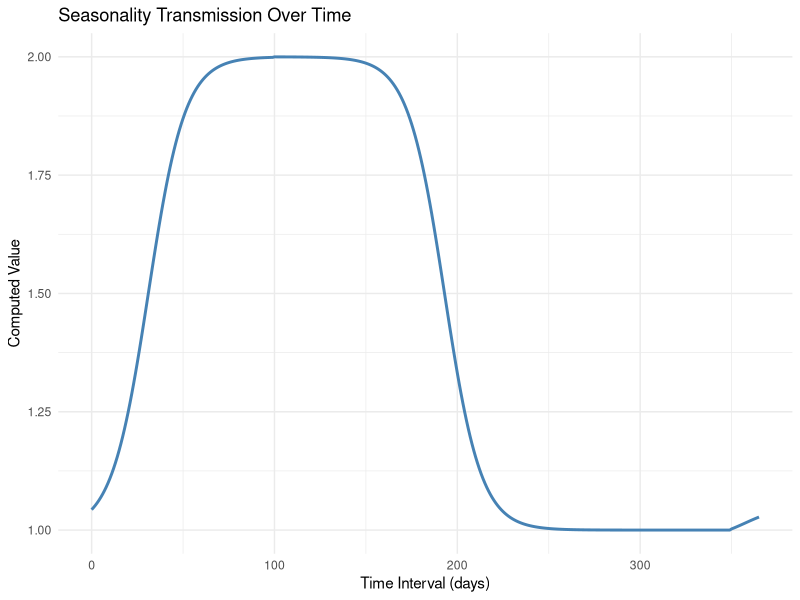

The R script that drew this image:
#=======================================================================================================================#
#                                               Control Variables:
#=======================================================================================================================#
# Validation Variable
check_initVal<- FALSE
check_season <- TRUE
check_PFG    <- FALSE
check_PFA    <- FALSE
check_nPFG   <- FALSE
check_nPFA   <- FALSE
print_head   <- FALSE
print_tail   <- TRUE

# Experimental Variables
seasons_calc <- FALSE
migrate_out  <- TRUE

#=======================================================================================================================#
#                                                   Libraries:
#=======================================================================================================================#
library(ggplot2)
library(deSolve)

#=======================================================================================================================#
#                                                   Populations:
#=======================================================================================================================#
colony_num            <- 20                                         # Number of colonies on the island

total_gentoo          <- 200000 / colony_num                        # Total Gentoo population [Source: 1]
ResPer_gentoo         <- 1                                          # Percent of Gentoo that are resident to the island [Source: 1]
Res_gentoo            <- total_gentoo * ResPer_gentoo               # Calculate the number of resident Gentoo
gentoo_migrate_in     <- total_gentoo * (1 - ResPer_gentoo)         # Calculate the number of migratory Gentoo

total_preds           <- 74000 / colony_num                         # Total predator population [Source: 1]
ResPer_preds          <- 0.1                                        # Percent of predator that are resident to the island [Source: 1]
Res_preds             <- total_preds * ResPer_preds                 # Calculate the number of resident predators 
preds_migrate_in      <- total_preds * (1 - ResPer_preds)           # Calculate the number of migratory predators
prev_infection_preds  <- 0.00                                       # Rate at which arriving predators are infected


total_albatross       <- 951000 / colony_num                        # Total Albatross population [Source: 1]
ResPer_albatross      <- 0                                          # Percent of Albatross that are resident to the island [Source: 1]
Res_albatross         <- total_albatross * ResPer_albatross         # Resident Albatross 
albatross_migrate_in  <- total_albatross * (1 - ResPer_albatross)   # 100% of albatross are migratory
prev_infection_albs   <- 0.01                                       # Rate at which arriving Albatross are infected

Initial_values <- c(
  S_Preds      = Res_preds,       # Susceptible
  I_Preds      = 0,               # Infected                   
  R_Preds      = 0,               # Recovered 
  D_Preds      = 0,               # Dead
  
  S_Gentoo = Res_gentoo ,         # Susceptible
  I_Gentoo = 0,                   # Infected                   
  R_Gentoo = 0,                   # Recovered
  D_Gentoo = 0,                   # Dead
  
  S_Albatross  = Res_albatross,   # Susceptible
  I_Albatross  = 0,               # Infected                   
  R_Albatross  = 0,               # Recovered 
  D_Albatross  = 0,               # Dead
  
  timer        = 0)

if(check_initVal == TRUE){
  print(Initial_values)
} 

#=======================================================================================================================#
#                                                 Natural Mortality Rates:
#=======================================================================================================================#
min_Life_Gentoo       <- 10                                         # [Source: 2]
max_Life_Gentoo       <- 15                                         # [Source: 2]
avg_Life_Gentoo       <- (max_Life_Gentoo + min_Life_Gentoo) / 2    # Calculate average lifespan
avg_Life_Gentoo_Days  <- avg_Life_Gentoo * 365                      # Calculate average lifespan in days
muH_Gentoo            <- 1 / avg_Life_Gentoo_Days                   # Calculate MuH for the Gentoo

min_Life_Preds        <- 0                                          # [Source: NA]
max_Life_Preds        <- 28.8                                       # [Source: 4]
avg_Life_Preds        <- (max_Life_Preds + min_Life_Preds) / 2      # Calculate average lifespan
avg_Life_Preds_Days   <- avg_Life_Preds * 365                       # Calculate average lifespan in days
muH_Preds             <- 1 / avg_Life_Preds_Days                    # Calculate MuH for the Predators

min_Life_Albs         <- 0                                          # [Source: NA]
max_Life_Albs         <- 47                                         # [Source: 3]
avg_Life_Albs         <- (max_Life_Albs + min_Life_Albs) / 2        # Calculate average lifespan
avg_Life_Albs_Days    <- avg_Life_Albs * 365                        # Calculate average lifespan in days
muH_Albs              <- 1 / avg_Life_Albs_Days                     # Calculate MuH for the Albatross

#=======================================================================================================================#
#                                             Immunity & Infection Duration:
#=======================================================================================================================#
gentoo_inf_dur        <- 7                                          # Duration of infection in Gentoo penguins [Source: 5]
gamma_gentoo          <- 1 / gentoo_inf_dur                         # Calculate the recovery rate for Gentoo penguins
gentoo_inf_mort       <- 0.5                                        # Estimate without a basis
muI_Gentoo            <- gentoo_inf_mort / gentoo_inf_dur           # Calculation of the infected Gentoo death rate
gentoo_imm_dur        <- 182.5                                      # Estimate without a basis
sigma_gentoo          <- 1 / gentoo_imm_dur                         # Rate of Gentoo immunity loss

preds_inf_dur         <- 7                                          # Duration of infection in Predator species [Source: 5]
gamma_preds           <- 1 / preds_inf_dur                          # Calculate the recovery rate for Predator species 
preds_inf_mort        <- 0                                          # Estimate without a basis
muI_Preds             <- muH_Preds                                  # Calculation of the infected predator species death rate
Preds_imm_dur         <- 182.5                                      # Estimate without a basis
sigma_preds           <- 1 / Preds_imm_dur                          # Rate of predator immunity loss


Albs_inf_dur          <- 7                                          # Duration of infection in Albatross penguins [Source: 5]
gamma_albatross       <- 1 / Albs_inf_dur                           # Calculate the recovery rate for Albatross 
Albs_inf_mort         <- 0.5                                        # Estimate without a basis
muI_Albs              <- Albs_inf_mort / Albs_inf_dur               # Calculation of the infected Gentoo death rate
albatross_imm_dur     <- 182.5                                      # Estimate without a basis
sigma_albatross       <- 1 / albatross_imm_dur                      # Rate of Albatross immunity loss

#=======================================================================================================================#
#                                                Temporal Values:
#=======================================================================================================================#
horizon               <- 365                                        # Number of days to be modeled
time                  <- seq(from = 0, to = horizon, by = 1)        # Set the time sequence
season_start          <- 100                                        # First day of the season for seasonality tranmissibility calculation
season_end            <- 349                                        # Last day of the season for seasonality tranmissibility calculation
t_arrival             <- 62                                         # Day at which migratory birds begin arriving, unclear where the source is
mig_day_arrival       <- 31                                         # The duration of arrival time of migratory birds, no clear source
t_departure           <- 300                                        # Day at which migratory birds begin departing, unclear where the source is
mig_day_departure     <- 10                                         # The duration of departure time of migratory birds, no clear source
gentoo_breed_start    <- 31                                         # Gentoo breeding cycle start [Source: Unclear]
gentoo_breed_finish   <- 212                                        # Gentoo breeding cycle end   [Source: Unclear]
pred_breed_start      <- 93                                         # Predator breeding cycle start   [Source: Unclear]
pred_breed_finish     <- 225                                        # Predator breeding cycle finish  [Source: Unclear]
albatross_breed_start <- 31
albatross_breed_finish<- 245

#=======================================================================================================================#
#                                                    Betas:
#=======================================================================================================================#
# Transmission Rates From Gentoo to (other) Genntoos, Predators, or Albatrosses 
gentgent_trans <- 0.000003
gentpred_trans <- 0.000003
gentalbs_trans <- 0.000003

# Transmission Rates From Predators to Gentoos, (other) Predators, or Albatrosses 
predgent_trans <- 0.000003
predpred_trans <- 0.000003
predalbs_trans <- 0.000003

# Transmission Rates From Albatrosses to Gentoos, Predators, or (other) Albatrosses 
albsgent_trans <- 0.000003
albspred_trans <- 0.000003
albsalbs_trans <- 0.000003

#=======================================================================================================================#
#                                                Establish Parameters:
#=======================================================================================================================#
parameters <- c(
  muH_Gentoo,
  muI_Gentoo,
  sigma_gentoo,
  gamma_gentoo,
  gentgent_trans,
  gentpred_trans,
  gentalbs_trans,
  
  prev_infection_preds,
  muH_Preds,
  muI_Preds,
  sigma_preds,
  gamma_preds,
  predgent_trans,
  predpred_trans,
  predalbs_trans,
  
  prev_infection_albs,
  muH_Albs,
  muI_Albs,
  sigma_albatross,
  gamma_albatross,
  albsgent_trans,
  albspred_trans,
  albsalbs_trans
)
#print(parameters)

#=======================================================================================================================#
#                                                Model Functions:
#=======================================================================================================================#
seasonality_transmission_calc <- function(time){
  # Parameters for the first sigmoid curve
  k1   = 0.1
  x01  = 31
  a1   = 2
  b1   = 1
  
  # Parameters for the second sigmoid curve
  k2   = 0.1
  x02  = 193
  a2   = 2
  b2   = 1
  
  k3   = 0.1
  x03  = 357.5  # Midpoint of the third sigmoid
  a3   = 1.05    # Upper bound of the third sigmoid (previously `top`)
  b3   = 0.98      # Lower bound of the third sigmoid (previously `bottom`)
  
  ifelse(time < season_start, 
         b1 + (a1 - b1) / (1 + exp(-k1 * (time - x01))),
         ifelse(time <= season_end, 
                a2 - (a2 - b2) * (1 / (1 + exp(-k2 * (time - x02)))),
                b3 + (a3 - b3) / (1 + exp(-k3 * (time - x03)))
         )
  )
}                        # This function calculates the effect seasonality has on transmission rate
PiecewiseFlux                 <- function(time, t1, t2, b){
  if(time >= t1 && time <= t2){
    return(b)
  } else{
    return(0)
  }
}             # This function models the arrival of Predators onto the island
HPAI_dyn                      <- function(time, state, parameters){
  # Stops analysis if time is not a numeric variable
  if(!is.numeric(time)){
    stop("Time must be a numeric variable")
  }
  
  with(as.list(c(state,parameters)),{
    # If seasonality is activated, use the seasonal infectivity modifier 
    if(seasons_calc == TRUE){
      seasonality_Transmission = seasonality_transmission_calc(time)
    } else{
      seasonality_Transmission = rep(1, length(time))
    }
    
    eps <- 1e-8
    #===============#
    #    Gentoo     #
    #===============#
    dS_Gentoo = 
      ifelse(time >= gentoo_breed_start & time <= gentoo_breed_finish, 2 * muH_Gentoo * (S_Gentoo + I_Gentoo + R_Gentoo), 0) - #Gentoo birth rate
      
      seasonality_Transmission * gentgent_trans * I_Gentoo    * S_Gentoo - # Transmission from Gentoo to other Gentoo
      seasonality_Transmission * predgent_trans * I_Preds     * S_Gentoo - # Transmission from Predators to Gentoo to Gentoo

       muH_Gentoo * S_Gentoo  +                                            # Natural death rate
       sigma_gentoo * R_Gentoo                                             # Loss of Gentoo immunity

    dI_Gentoo = 
      seasonality_Transmission * gentgent_trans * I_Gentoo    * S_Gentoo + # Transmission from Gentoo to other Gentoo
      seasonality_Transmission * predgent_trans * I_Preds     * S_Gentoo - # Transmission from Predators to Gentoo

      muI_Gentoo * I_Gentoo -                                              # Infected death rate
      gamma_gentoo * I_Gentoo                                              # Recovery rate
    
    dR_Gentoo = 
      gamma_gentoo * I_Gentoo -                                            # Recovery rate
      muH_Gentoo * R_Gentoo -                                              # Natural death rate
      sigma_gentoo * R_Gentoo                                              # Loss of immunity rate
    
    dD_Gentoo = muI_Gentoo * I_Gentoo
    
    #===============#
    #   Predators   #
    #===============#
    dS_Preds = 
      (1 - prev_infection_preds) * PiecewiseFlux(time, t_arrival - eps, t_arrival + mig_day_arrival + eps, preds_migrate_in/mig_day_arrival) + # Arrival of susceptible birds via migration
      ifelse(time >= pred_breed_start & time <= pred_breed_finish, 2.5 * muH_Preds * (S_Preds + I_Preds + R_Preds), 0) -  # Predator birth rate
      
      seasonality_Transmission * gentpred_trans * I_Gentoo    * S_Preds -  # Transmission from Gentoo to Predators
      seasonality_Transmission * predpred_trans * I_Preds     * S_Preds -  # Transmission from Predators to other Predators
      seasonality_Transmission * albspred_trans * I_Albatross * S_Preds -  # Transmission from Albatross to Predators
      
      muH_Preds * S_Preds +                                                # Natural death rate
      sigma_preds * R_Preds
    dI_Preds = 
      prev_infection_preds * PiecewiseFlux(time, t_arrival - eps, t_arrival + mig_day_arrival + eps, preds_migrate_in/mig_day_arrival) + # Arrival of infected birds via migration
      
      seasonality_Transmission * gentpred_trans * I_Gentoo    * S_Preds + # Transmission from Gentoo to Predators
      seasonality_Transmission * predpred_trans * I_Preds     * S_Preds + # Transmission from Predators to other Predators
      seasonality_Transmission * albspred_trans * I_Albatross * S_Preds - # Transmission from Albatross to Predators
      
      muI_Preds * I_Preds -                                               # Infected death rate
      gamma_preds * I_Preds                                               # Predator recovery rate
    dR_Preds =
      gamma_preds * I_Preds -                                             # Predator recovery rate
      muH_Preds * R_Preds -                                               # Natural death rate
      sigma_preds * R_Preds                                               # Loss of immunity
    
    dD_Preds = muI_Preds * I_Preds
    
    #===============#
    #   Albatross   #
    #===============#
    dS_Albatross = 
      (1 - prev_infection_albs) * PiecewiseFlux(time, t_arrival - eps, t_arrival + mig_day_arrival + eps, preds_migrate_in/mig_day_arrival) + # Arrival of susceptible birds via migration
      ifelse(time >= albatross_breed_start & time <= albatross_breed_finish, 1.7 * muH_Albs * (S_Albatross + I_Albatross + R_Albatross), 0) -
      
      seasonality_Transmission * predalbs_trans * I_Preds     * S_Albatross - # Transmission from Predators to Albatross
      seasonality_Transmission * albsalbs_trans * I_Albatross * S_Albatross - # Transmission from Albatross to other Albatross
      
      muH_Albs * S_Albatross +                                                # Natural death rate
      sigma_albatross * R_Albatross                                           # Loss of Immunity
    
    dI_Albatross = 
      prev_infection_albs * PiecewiseFlux(time, t_arrival - eps, t_arrival + mig_day_arrival + eps, preds_migrate_in/mig_day_arrival) + # Arrival of susceptible birds via migration
      
      seasonality_Transmission * predalbs_trans * I_Preds     * S_Albatross + # Transmission from Predators to Albatross
      seasonality_Transmission * albsalbs_trans * I_Albatross * S_Albatross - # Transmission from Albatross to other Albatross
      
      muI_Albs * I_Albatross -                                                # Infected death rate
      gamma_albatross * I_Albatross                                           # Recovery rate
    
    dR_Albatross = 
      gamma_albatross * I_Albatross -                                         # Recovery rate
      sigma_albatross * R_Albatross -                                         # Loss of immunity
      muH_Albs * R_Albatross                                                  # Natural death rate
    
    dD_Albatross = muI_Albs * I_Albatross
    
    dtimer = 1
    
    return(list(c(
      dS_Gentoo, dI_Gentoo, dR_Gentoo,dD_Gentoo, 
      dS_Preds, dI_Preds, dR_Preds, dD_Preds,
      dS_Albatross, dI_Albatross, dR_Albatross, dD_Albatross,
      
      dtimer)))
  })
}

#=======================================================================================================================#
#                                              Validation Functions:
#=======================================================================================================================#
validate_Seasonality          <- function(func, time){
  # Calculate values
  values <- vapply(time, func, FUN.VALUE = numeric(1))
  #print(values)
  df <- data.frame(
    time = time,
    value = values
  )
  
  # Generate Plot for Values
  p <- ggplot(df, aes(x = time, y = value)) +
    geom_line(color = "steelblue", size = 1) +
    labs(
      title = "Seasonality Transmission Over Time",
      x     = "Time Interval (days)",
      y     = "Computed Value"
    )+
    theme_minimal()
  
  # Return the values calculated
  list(data = df, plot = p)
}                  # This function validates the "seasonality_transmission_calc"
validate_PFlux                <- function(func, time, t1, t2, b, spec){
  # Calculate values
  values <- vapply(time, func, FUN.VALUE = numeric(1), t1 = t1, t2 = t2, b = b)
  #print(values)
  df <- data.frame(
    time = time,
    value = values
  )
  
  # Generate Plot for Values
  p <- ggplot(df, aes(x = time, y = value)) +
    geom_line(color = "steelblue", size = 1) +
    labs(
      title = paste0(spec, " Arrival Over Time"),
      x     = "Time Interval (Days)",
      y     = "Computed Value"
    ) +
    theme_minimal()
  
  # Return List
  list(data = df, plot = p)
} # This function validates the PiecewiseFlux function for migration in
validate_nPFlux               <- function(func, time, t1, t2, b, spec){
  # Calculate Values
  values <- vapply(time, func, FUN.VALUE = numeric(1), t1 = t1, t2 = t2, b = b)
  #print(values)
  df <- data.frame(
    time = time,
    value = values
  )
  
  # Generate Plot for Values
  p <- ggplot(df, aes(x = time, y = value)) +
    geom_line(color = "steelblue", size = 1) +
    labs(
      title = paste0(spec, " Departure Over Time"),
      x     = "Time Interval (Days)",
      y     = "Computed Value"
    ) +
    theme_minimal()
  
  # Return List
  list(data = df, plot = p)
} # This function validates the PiecewiseFlux function for mirgration out

#=======================================================================================================================#
#                                                      Execution:
#=======================================================================================================================#
# Validation checklist
if(check_season == TRUE){
  Seas_Val <- validate_Seasonality(seasonality_transmission_calc, time)
  Seas_Val$plot
}            # validate_Seasonality activation
if(check_PFG    == TRUE){
  pfg_Val <- validate_PFlux(PiecewiseFlux, time, t_arrival, t_arrival + mig_day_arrival, preds_migrate_in/mig_day_arrival, "Predators")
  pfg_Val$plot
}            # validate_PFLux activation for Predators
if(check_PFA    == TRUE){
  pfa_Val <- validate_PFlux(PiecewiseFlux, time, t_arrival, t_arrival + mig_day_arrival, albatross_migrate_in/mig_day_arrival, "Albatross")
  pfa_Val$plot
}            # validate_PFLux activation for Albatross
if(check_nPFG   == TRUE){
  preds_migrating_out = total_preds * (1 - ResPer_preds)
  npfg_Val <- validate_nPFlux(PiecewiseFlux, time, t_departure, t_departure + mig_day_departure,  preds_migrating_out/mig_day_departure, "Predators")
  npfg_Val$plot
}            # validate_nPFLux activation for Predators
if(check_nPFA   == TRUE){
  albatross_migrating_out = total_albatross * (1 - ResPer_albatross)
  npfa_Val <- validate_nPFlux(PiecewiseFlux, time, t_departure, t_departure + mig_day_departure, albatross_migrating_out/mig_day_departure, "Albatross")
  npfa_Val$plot
}            # validate_nPFLux activation for Albatross

# Model Running
output <- as.data.frame(lsoda(
  y     = Initial_values,
  func  = HPAI_dyn,
  parms = parameters,
  time  = time
))

colnames(output) <- c("Time", 
                      "Susceptable_Gentoo", "Infected_Gentoo", "Recovered_Gentoo", "HPAI_Killed_Gentoo",
                      "Susceptable_Predators", "Infected_Predators", "Recovered_Predators", "HPAI_Killed_Predators",
                      "Susceptable_Albatross", "Infected_Albatross", "Recovered_Albatross", "HPAI_Killed_Albatross",
                      "Timer")
if(print_head == TRUE){
  head(output, 100)
}

if(print_tail == TRUE){
  tail(output, 10)
}

#=======================================================================================================================#
#                                                         Sources:
#=======================================================================================================================#
# [1] Robin W. Woods, The Birds of the Falkland Islands: An Annotated Checklist (British Ornithologists’ Club, 2017).
# [2] “Gentoo,” Falkland Conservation, n.d., accessed September 8, 2025, https://falklandsconservation.com/gentoo/#:~:
#         text=Breeding%20cycle,when%20they%20form%20small%20cr%C3%A9ches.
# [3] AnAge: The Animal Ageing and Longevity Database, “AnAge entry for Thalassarche melanophris” (Human Ageing Genomic 
#         Resources, March 7, 2023), https://genomics.senescence.info/species/entry.php?species=Thalassarche_melanophris.
# [4] AnAge: The Animal Ageing and Longevity Database, “AnAge entry for Stercorarius antarcticus” (Human Ageing Genomic 
#         Resources, March 7, 2023), https://genomics.senescence.info/species/entry.php?species=Stercorarius_antarcticus.
# [5] Viviane Hénaux and Michael D. Samuel, “AVIAN INFLUENZA SHEDDING PATTERNS IN WATERFOWL: IMPLICATIONS FOR SURVEILLANCE,
#         ENVIRONMENTAL TRANSMISSION, AND DISEASE SPREAD,” Journal of Wildlife Diseases 47, no. 3 (2011): 566–78, 
#         https://doi.org/10.7589/0090-3558-47.3.566.
#         Note: This is not a species specific source, and is an estimate
